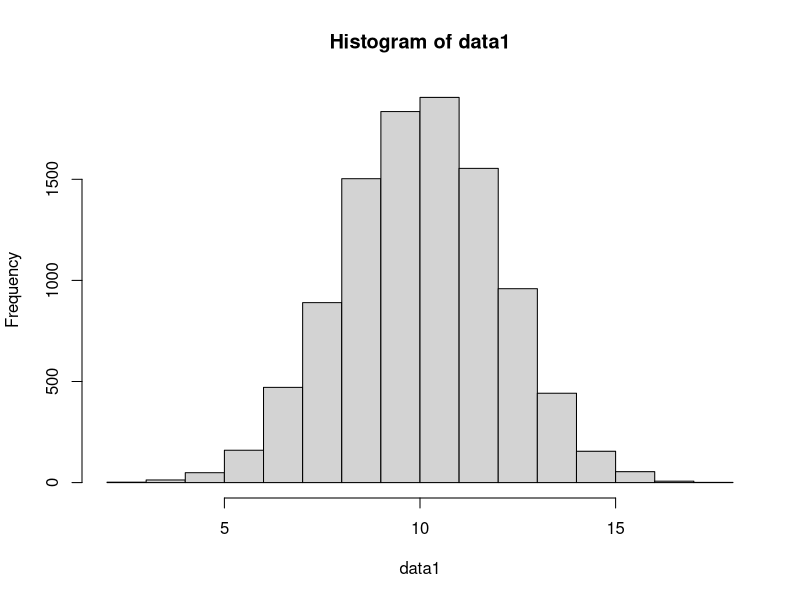
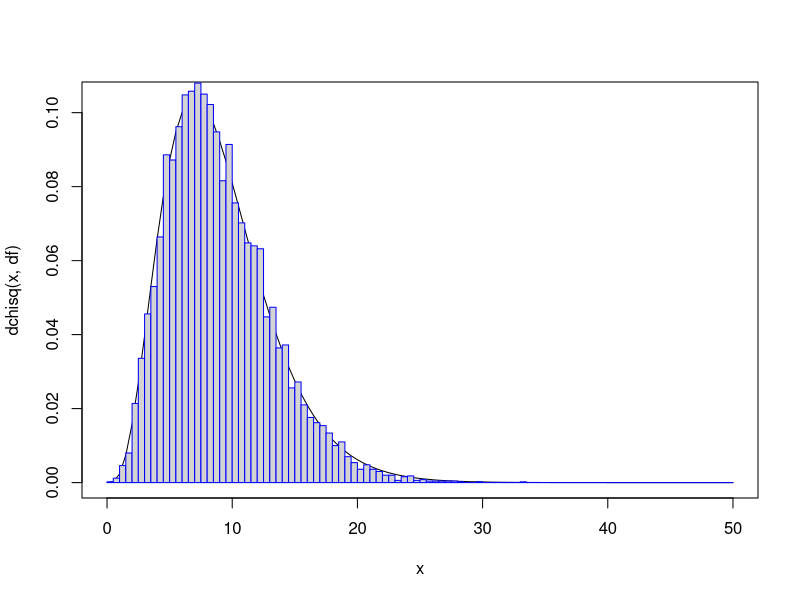

The R source for these figures, in order:

n_observations=10000
mu=10
sigma=2

data1=rnorm(n_observations,mean=mu,sd=2)
hist(data1)

n_samples <- 10000
sample_size <- 10
df <- sample_size-1

hist_breaks=seq(0,50,by=0.5)

# For each of the n_samples take the mean my_sample and put it in the 
# vector sample_mean. It is then simple to take the mean and the standard deviation
# of the vector


# This is how Schira calculates it (wrong)
sample_n=NULL
for (i in 1:n_samples) {
  my_sample <- sample(data1,size=sample_size)
  sample_n[i] <- sample_size*var(my_sample) /sigma**2 
}

# This is how most books calculate it (correct)
sample_df <- NULL
for (i in 1:n_samples) {
  my_sample <- sample(data1,size=sample_size)
  sample_df[i] <- df*var(my_sample) /sigma**2 
}


curve(dchisq(x,df),0,50,add=FALSE)
#hist(sample_n,breaks=hist_breaks,freq=F,add=T,border="red")
hist(sample_df,breaks=hist_breaks,freq=F,add=T,border="blue")

